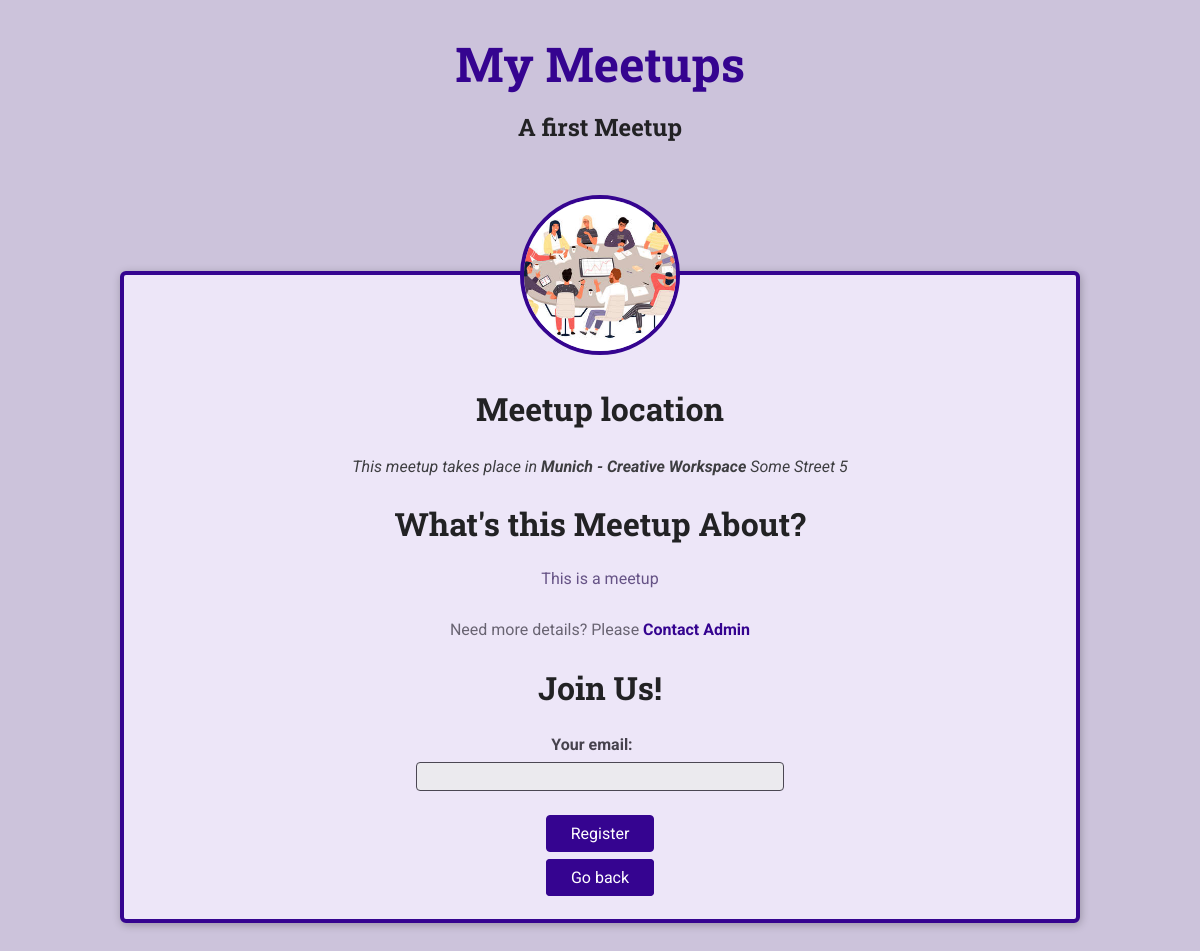
/meetups/a-first-meetup, run on the app's committed database.
### meetups/models.py (models this page shows, shortened)
class Meetup(models.Model):
    title = models.CharField(max_length=120)
    organizer_email = models.EmailField()
    date = models.DateField()
    slug = models.SlugField(unique=True)
    description = models.TextField()
    image = models.ImageField(upload_to='images')
    location = models.ForeignKey(Location, on_delete=models.CASCADE)
    participants = models.ManyToManyField(Participant, blank=True, null=True)

class Location(models.Model):
    name = models.CharField(max_length=200)
    address = models.CharField(max_length=300)

### meetups/views.py (the view, shortened to what this page needs)
# urls.py: path('<slug:meetup_slug>', views.meetup_details, name='meetup-detail') # our domain.com/meetups/<dynamic-path-segment>
def meetup_details(request, meetup_slug):
    try:
        selected_meetup = Meetup.objects.get(slug=meetup_slug)
        if request.method == 'GET' :
            registration_form = RegistrationForm()
        return render(request, 'meetups/meetup-detail.html', {
            'meetup_found' : True,
            'meetup': selected_meetup,
            'form' : registration_form
        })
    except Exception as exc:
        return render(request, 'meetups/meetup-detail.html', {
            'meetup_found' : False
        })

### meetups/forms.py
class RegistrationForm(forms.Form):
    email = forms.EmailField(label='Your email')

### meetups/templates/meetups/meetup-detail.html (shortened to what this page needs)
{% extends 'meetups/base/base.html' %}
{% load static %}
{% block site_css %}
<link rel="stylesheet" href="{% static 'meetups/styles/base.css' %}">
<link rel="stylesheet" href="{% static 'meetups/styles/meetup-detail.css' %}">
{% endblock %}
{% block main_heading %}
    {{ meetup.title }}
{% endblock %}
{% block body %}
{% if meetup_found %}
    <article>
        <img id="main-image" src="{{ meetup.image.url }}" alt="{{ meetup.title }}">
        <section id="location">
            <h2>Meetup location</h2>
            <address>This meetup takes place in <span>{{ meetup.location.name }}</span> {{ meetup.location.address }}</address>
        </section>
        <section id="details">
            <h2>What's this Meetup About?</h2>
            <p>{{ meetup.description }}</p>
            <footer>
                <p>Need more details? Please <a href ="mailto:{{ meetup.organizer_email }}">Contact Admin</a>
                </p>
            </footer>
        </section>
        <section id="registration">
            <h2>Join Us!</h2>
            <form action="{% url 'meetup-detail' meetup.slug %}" method="POST">
                <ul>
                    {{ form.as_ul }}
                </ul>
                <div id="registration-actions">
                    <button>Register</button>
                </div>
                <div><p><a href="/meetups/" class="btn">Go back</a></p></div>
            </form>
        </section>
    </article>
{% else %}
    <p>No meetup found for this slug, sorry!</p>
{% endif %}
{% endblock %}

### meetups/static/meetups/styles/base.css (style rules this page uses)
* { box-sizing: border-box; }
body { font-family: 'Roboto', sans-serif; margin: 0; background-color: #ccc3db; color: #3e3e41; }
h1, h2, h3 { font-family: 'Roboto Slab', sans-serif; color: #222224; }
button, .btn { cursor: pointer; font: inherit; padding: 0.5rem 1.5rem; background-color: #350490; border: 1px solid #350490; color: white; border-radius: 4px; text-decoration: none; }

### data on the page
Meetup: title "A first Meetup", image (picture), location.name "Munich - Creative Workspace", location.address "Some Street 5", description "This is a meetup"
